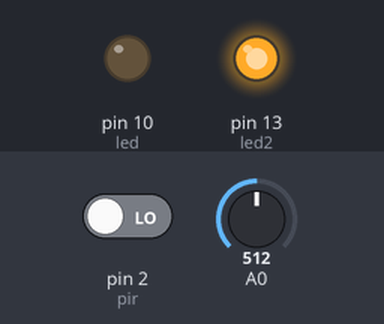
The sketch below on a simulated Arduino Uno, built with avr-gcc and run on an emulated ATmega328P. On the bench: output pins drawn as LEDs (lit = HIGH). Inputs (shaded band) come from the test bench; at power-on: pin 2 (pir) LOW, A0 = 512. What the sketch prints to the serial monitor is not drawn.

Above: at 1.2 s.
1.3 s: pin 2 (pir) driven HIGH
At 2.5 s:
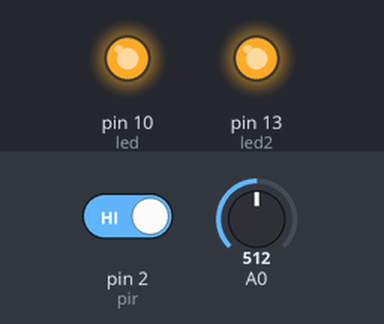
2.8 s: A0 set to 231
4.3 s: A0 set to 199
At 5.3 s:
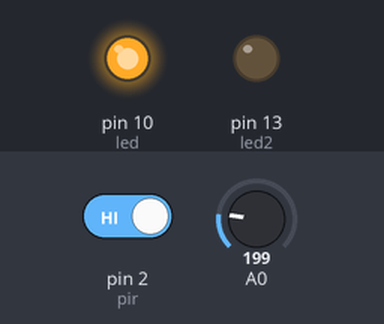
5.8 s: pin 2 (pir) driven LOW
At 7.0 s:
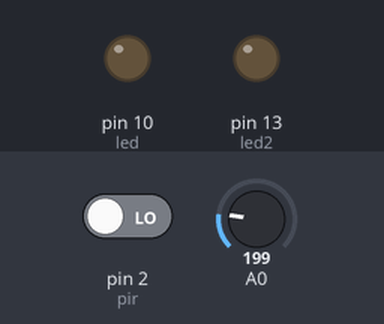
7.3 s: A0 set to 225
At 8.5 s:
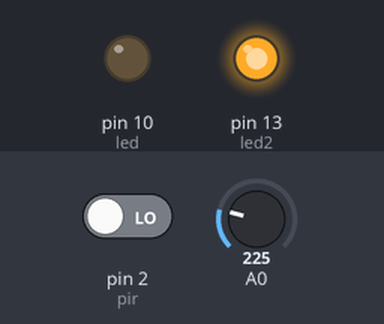
8.8 s: A0 set to 205
At 10.0 s:
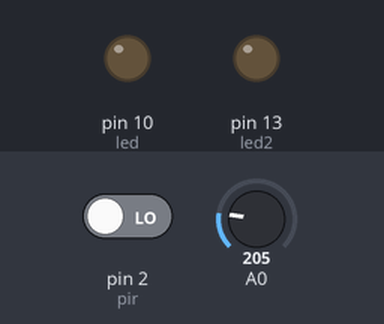
Timing chart, 0 to 11.3 s (numbered marks = the images above; inputs shaded):
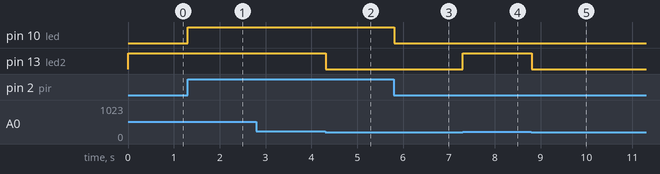

Measured:
- the behaviour switches between 216 and 215 on A0 (found by bisection; images 1 and 2)
- after the input at 1.3 s, pin 10 (led): LOW → HIGH at once
- after the input at 4.3 s, pin 13 (led2): HIGH → LOW at once
- after the input at 5.8 s, pin 10 (led): HIGH → LOW at once
- after the input at 7.3 s, pin 13 (led2): LOW → HIGH at once
- after the input at 8.8 s, pin 13 (led2): HIGH → LOW at once

The sketch:

Lighting_control.ino
```cpp
#include <Stdio.h>
int pir=2; //PIR모션센서
int led=10; //LED
int led2 = 13; // 조도센서 LED
int pirState = LOW; //시작 시, 어떠한 움직임도 감지되지 않았다고 가정

void setup(){
  pinMode(pir, INPUT); //디지털 2번핀을 입력모드로 설정
  pinMode(led, OUTPUT); //디지털 3번핀을 출력모드로 설정
  pinMode(led2,OUTPUT);
  Serial.begin(9600); //시리얼 통신 시작, 통신 속도는 9600
}
void loop(){
  int val = digitalRead(pir); //PIR 모션센서로부터 입력값을 얻어옴
  Serial.println(val); // 시리얼 모니터에 val값을 출력

  if(val == HIGH) { //PIR 모션센서 입력값(val)이 HIGH이면
    if(pirState == LOW){
      digitalWrite(led, HIGH); // LED ON
      Serial.println("Motion detected!");
      pirState = HIGH;
    }
  } else { //LOW인 경
    if(pirState == HIGH){
      digitalWrite(led, LOW);
      Serial.println("Motion ended!");
      pirState = LOW;
    }
  }

  int readValue = analogRead(A0);
  Serial.println(readValue);

  if(readValue > 215)
    digitalWrite(13, HIGH);
  else
    digitalWrite(13, LOW);
}
```
